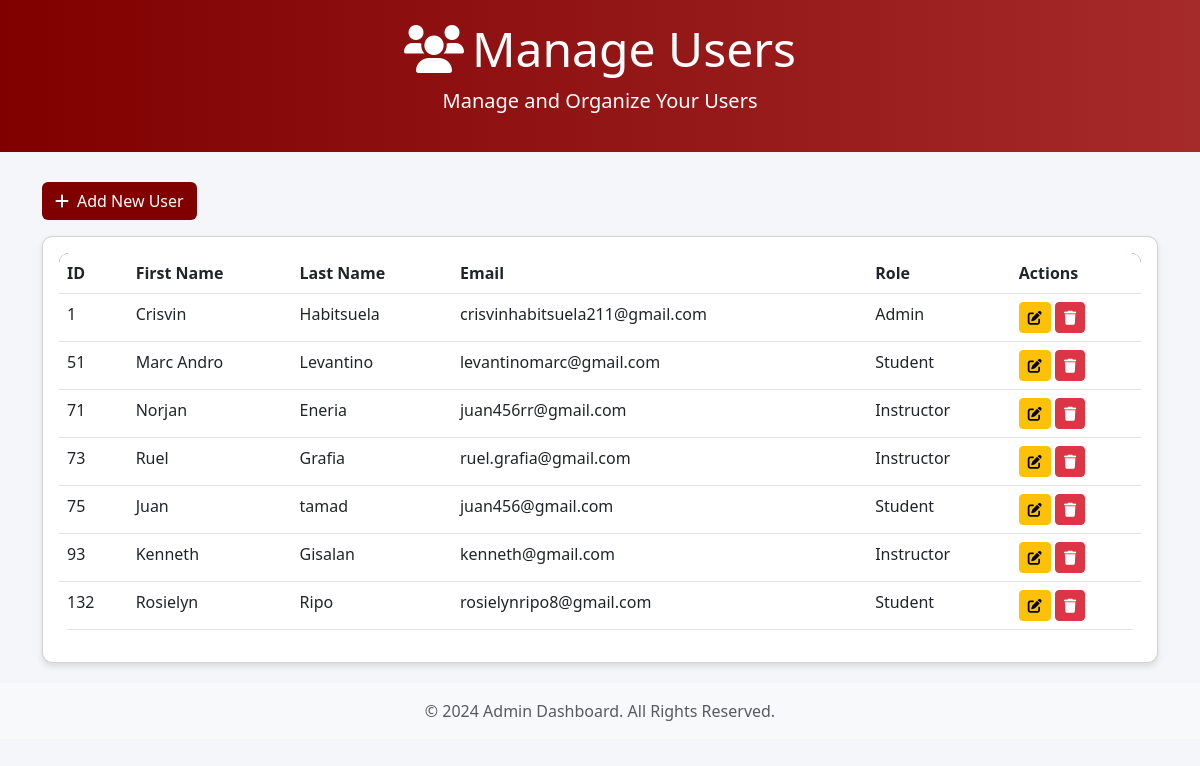
Screenshot of /admin_manage_users.php (signed in) with the database file from the repository.
### tables this page shows
CREATE TABLE `users` (
  `id` int(11) NOT NULL,
  `password` varchar(255) NOT NULL,
  `role` enum('admin','instructor','student') NOT NULL,
  `first_name` varchar(50) NOT NULL,
  `last_name` varchar(50) NOT NULL,
  `email` varchar(100) NOT NULL,
  `status` enum('pending','approved') NOT NULL DEFAULT 'approved',
  `department` varchar(255) NOT NULL,
  `verification_token` varchar(64) DEFAULT NULL,
  `email_verified` tinyint(1) DEFAULT 0,
  `reset_token` varchar(255) DEFAULT NULL,
  `profile_picture` varchar(255) DEFAULT NULL,
  `passwords` varchar(255) DEFAULT NULL,
  `token_expiry` datetime NOT NULL
);

### admin_manage_users.php (the view, shortened to what this page needs)
<?php
require 'config.php';
$limit = 10;
$page = isset($_GET['page']) ? max(1, intval($_GET['page'])) : 1;
$offset = ($page - 1) * $limit;
$stmt = $conn->prepare("SELECT id, first_name, last_name, email, role FROM users LIMIT ? OFFSET ?");
$stmt->bind_param("ii", $limit, $offset);
$stmt->execute();
$users = $stmt->get_result();
?>
<!DOCTYPE html>
<html lang="en">
<head>
    <link href="https://cdn.jsdelivr.net/npm/bootstrap@5.3.0-alpha1/dist/css/bootstrap.min.css" rel="stylesheet">
    <link href="https://cdnjs.cloudflare.com/ajax/libs/font-awesome/6.0.0-beta3/css/all.min.css" rel="stylesheet">
</head>
<body>
    <div class="admin-header">
        <h1 class="display-5"><i class="fas fa-users me-2"></i>Manage Users</h1>
        <p class="lead">Manage and Organize Your Users</p>
    </div>
    <div class="container">
        <div class="mb-3 text-start">
            <a href="admin_add_user.php" class="btn btn-maroon">
                <i class="fas fa-plus me-2"></i>Add New User
            </a>
        </div>
        <div class="card">
            <div class="card-body">
                <div class="table-responsive">
                    <table class="table table-hover">
                        <thead>
                            <tr>
                                <th>ID</th>
                                <th>First Name</th>
                                <th>Last Name</th>
                                <th>Email</th>
                                <th>Role</th>
                                <th>Actions</th>
                            </tr>
                        </thead>
                        <tbody>
                            <?php if ($users->num_rows > 0): ?>
                                <?php while ($user = $users->fetch_assoc()): ?>
                                    <tr>
                                        <td><?php echo $user['id']; ?></td>
                                        <td><?php echo htmlspecialchars($user['first_name']); ?></td>
                                        <td><?php echo htmlspecialchars($user['last_name']); ?></td>
                                        <td><?php echo htmlspecialchars($user['email']); ?></td>
                                        <td><?php echo ucfirst(htmlspecialchars($user['role'])); ?></td>
                                        <td>
                                            <a href="admin_edit_user.php?id=<?php echo $user['id']; ?>" class="btn btn-warning btn-sm">
                                                <i class="fas fa-edit"></i>
                                            </a>
                                            <a href="admin_manage_users.php?delete=<?php echo $user['id']; ?>" class="btn btn-danger btn-sm" onclick="return confirm('Are you sure you want to delete this user?');">
                                                <i class="fas fa-trash"></i>
                                            </a>
                                        </td>
                                    </tr>
                                <?php endwhile; ?>
                            <?php endif; ?>
                        </tbody>
                    </table>
                </div>
            </div>
        </div>
    </div>
    <footer class="text-center py-3 bg-light text-muted">
        &copy; <?php echo date('Y'); ?> Admin Dashboard. All Rights Reserved.
    </footer>
</body>
</html>

### admin_manage_users.php (style rules this page uses)
:root { --maroon: #800000; --maroon-light: #a52a2a; --maroon-dark: #5c0000; }
body { background-color: #f4f6f9; font-family: 'Segoe UI', Tahoma, Geneva, Verdana, sans-serif; }
.admin-header { background: linear-gradient(to right, var(--maroon), var(--maroon-light)); color: white; padding: 20px 0; margin-bottom: 30px; text-align: center; }
.card { border-radius: 10px; box-shadow: 0 4px 6px rgba(0,0,0,0.1); margin-bottom: 20px; }
.table { background-color: white; border-radius: 10px; overflow: hidden; }
.table thead { background-color: var(--maroon); color: white; }
.btn-maroon { background-color: var(--maroon); color: white; transition: all 0.3s ease; }

### rows the page displays
users: id "1", first_name "Crisvin", last_name "Habitsuela", email "crisvinhabitsuela211@gmail.com", role "Admin"
users: id "51", first_name "Marc Andro", last_name "Levantino", email "levantinomarc@gmail.com", role "Student"
users: id "71", first_name "Norjan", last_name "Eneria", email "juan456rr@gmail.com", role "Instructor"
users: id "73", first_name "Ruel", last_name "Grafia", email "ruel.grafia@gmail.com", role "Instructor"
users: id "75", first_name "Juan", last_name "tamad", email "juan456@gmail.com", role "Student"
users: id "93", first_name "Kenneth", last_name "Gisalan", email "kenneth@gmail.com", role "Instructor"
users: id "132", first_name "Rosielyn", last_name "Ripo", email "rosielynripo8@gmail.com", role "Student"
